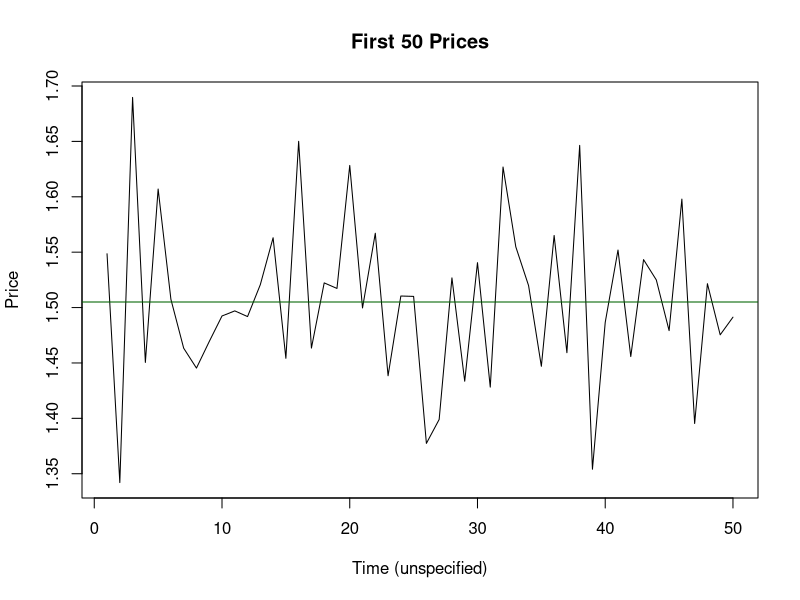
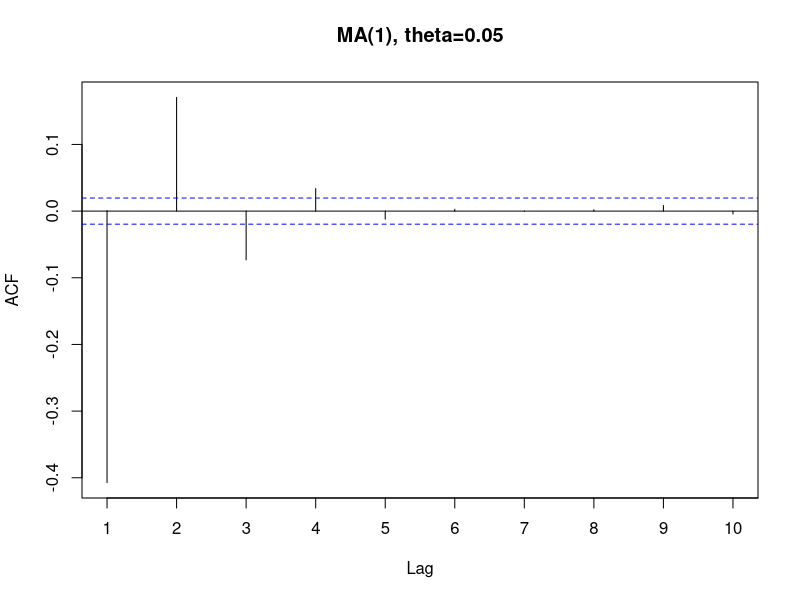
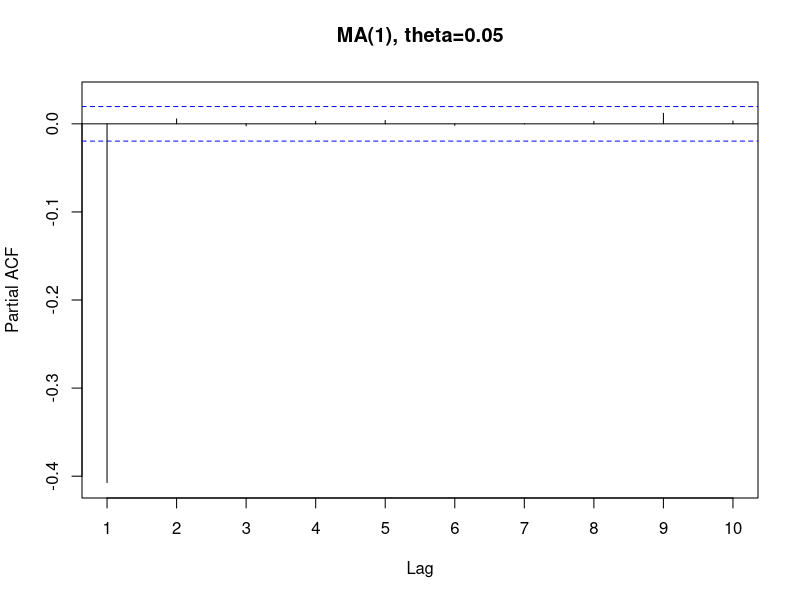
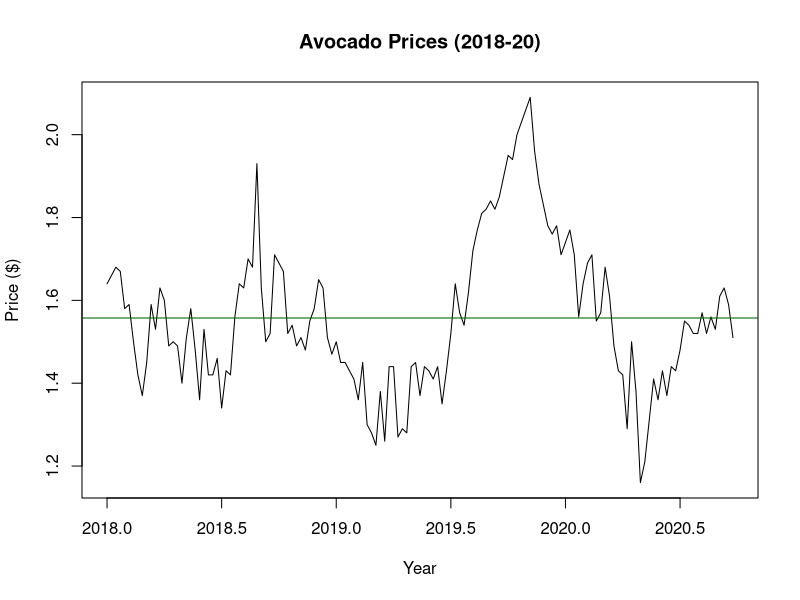

These figures' R source, in order:
## ---- chunk 1
knitr::opts_chunk$set(echo = TRUE)
## ---- chunk 2
PStar = 1.5 #Long run equilibrium price
Phi = -0.4 #Persistence factor
n = 10000 #number of prices
meanEr = 0 #Mean error
stdDvEr = 0.08 #Std Deviation error
error = rnorm(n=n, mean = meanEr, sd=stdDvEr)
Prices = c() #List of prices
P0 = PStar #Setting initial price to equilibrium price
for (i in 1:n) {
  pt = PStar*(1-Phi) + Phi*P0 + error[i]
  Prices = c(Prices, pt)
  P0 = pt
}
## ---- chunk 3
plot(ts(Prices[1:50]), main="First 50 Prices", ylab="Price", xlab="Time (unspecified)")
abline(h=mean(Prices[1:50]), col="dark green")
## ---- chunk 4
library(forecast)
Acf(Prices,main="MA(1), theta=0.05", lag.max=10)
Pacf(Prices,main="MA(1), theta=0.05", lag.max=10)
## ---- chunk 5
library(dynlm)
options(scipen=999)
PricesTS <- dynlm(Prices~L(Prices,-1))
summary(PricesTS)
## ---- chunk 6
library(tidyverse)
avocado <- read_csv("avocado.csv")
Avocado_Prices <- ts(avocado$Avocado_Prices,frequency=52,start=c(2018,1))
## ---- chunk 7
plot(Avocado_Prices, xlab="Year", ylab="Price ($)", main="Avocado Prices (2018-20)")
abline(h=mean(Avocado_Prices),col="dark green")
